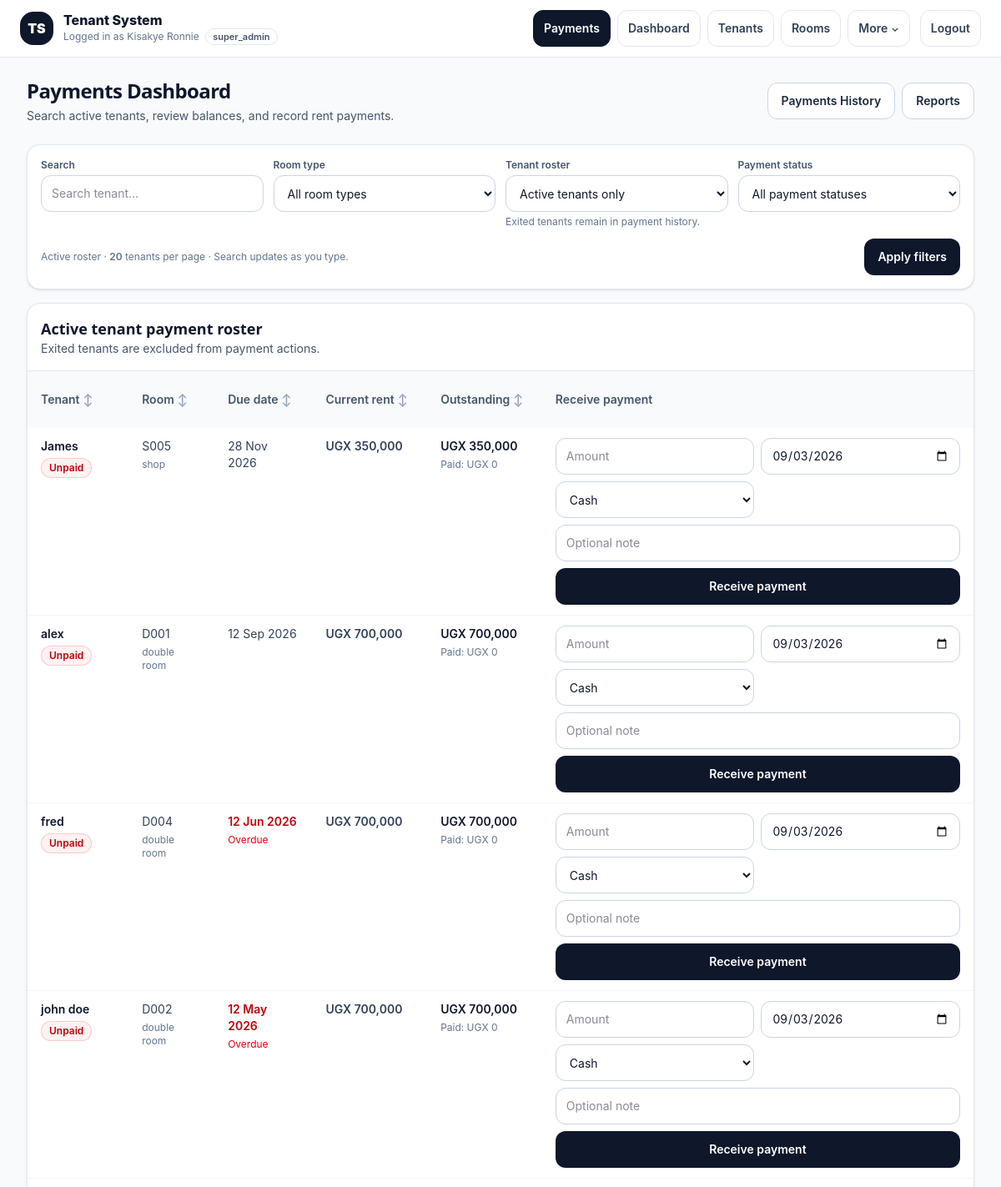
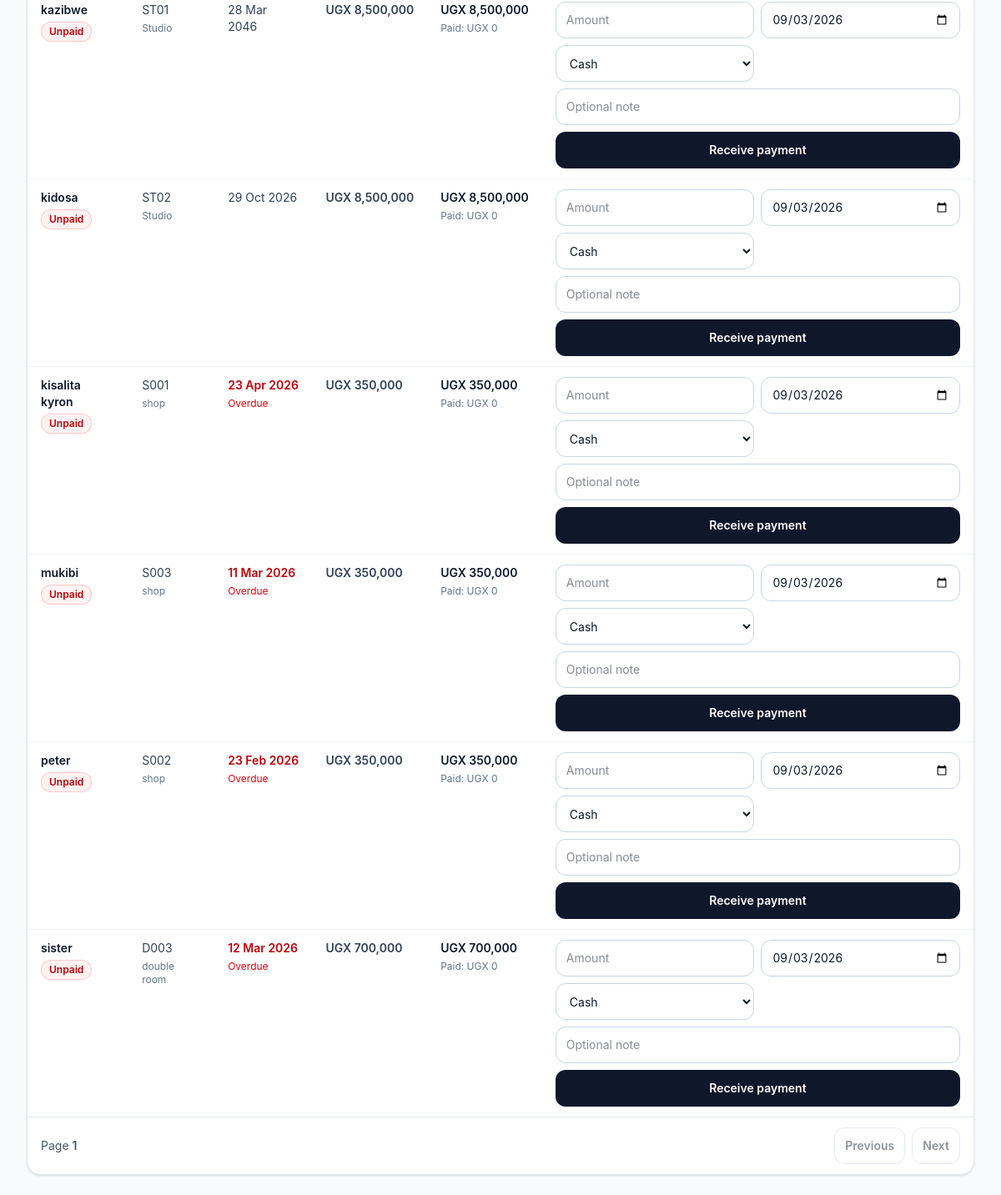
/public/payments.php (signed in), run on an earlier commit of the app's database (2 pictures, top to bottom).
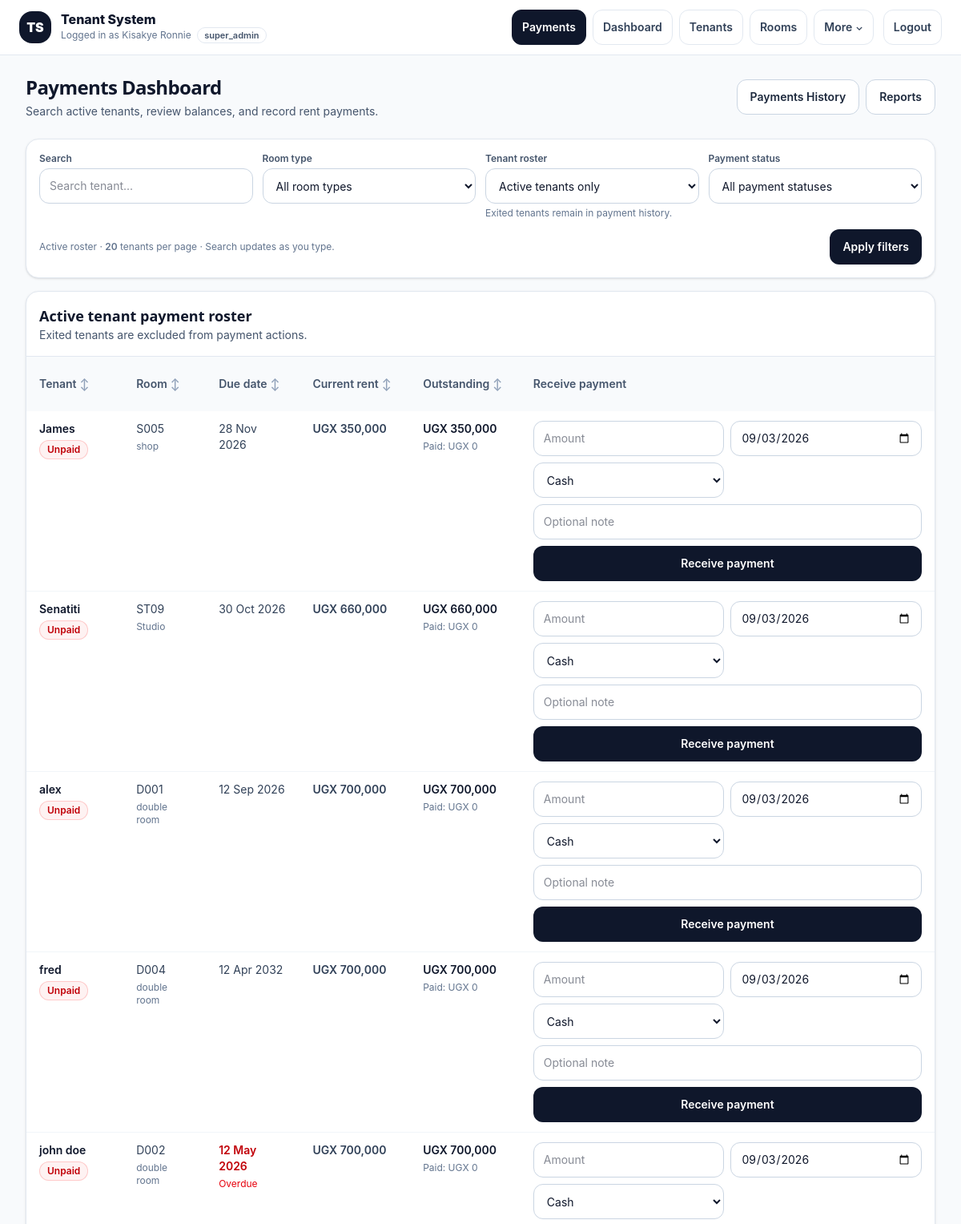
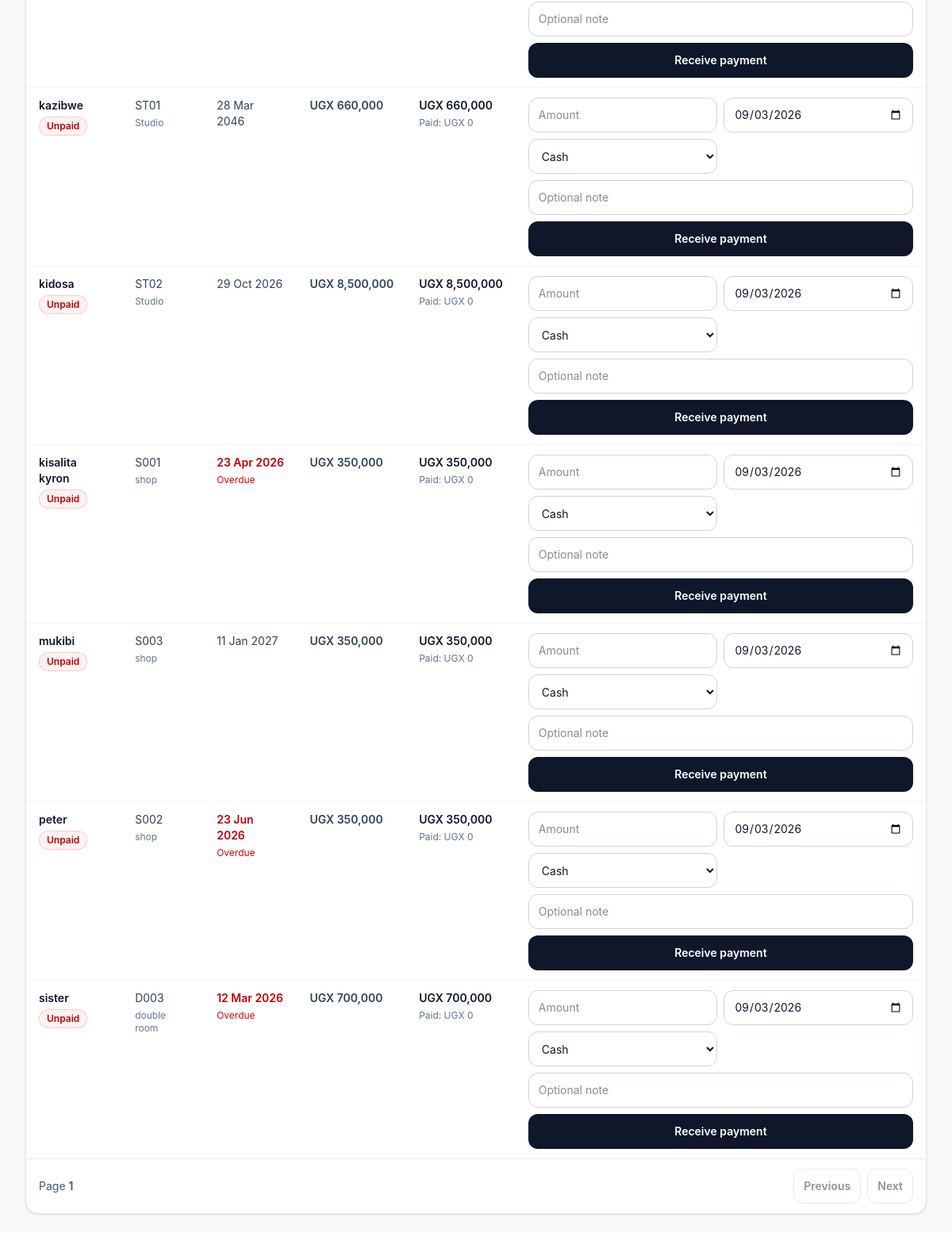
And on a later commit of the database (2 pictures, top to bottom).
### tables this page shows
CREATE TABLE "tenants" (
    id INTEGER PRIMARY KEY AUTOINCREMENT,

    admin_id INTEGER NOT NULL,
    room_id INTEGER,

    full_name TEXT NOT NULL,
    phone TEXT,
    email TEXT,

    move_in_date DATE,
    exit_date DATE,

    status TEXT DEFAULT 'active',

    rent_due_date DATE,
    rent_due_day INTEGER,
    monthly_rent REAL,

    created_at DATETIME,
    updated_at DATETIME
);

### core/helpers.php (called while the page is built, shortened)
<?php
if (!function_exists('e')) {
    function e($v): string
    {
        return htmlspecialchars((string)($v ?? ''), ENT_QUOTES | ENT_SUBSTITUTE, 'UTF-8');
    }
}
if (!function_exists('current_admin_id')) {
    function current_admin_id(): int
    {
        if (isset($_SESSION['admin']['id'])) {
            return (int)$_SESSION['admin']['id'];
        }
        return (int)($_SESSION['admin_id'] ?? 0);
    }
}
?>

### public/tenant_filter.php (called while the page is built, shortened)
<?php
function getFilteredTenants(PDO $pdo, int $admin_id, array $params): array
{
    $month = date('Y-m');
    $search = isset($params['search']) && is_scalar($params['search'])
        ? trim((string)$params['search'])
        : '';
    $roomType = isset($params['room_type']) && is_scalar($params['room_type'])
        ? trim((string)$params['room_type'])
        : '';
    $tenantStatus = isset($params['tenant_status']) && is_scalar($params['tenant_status'])
        ? strtolower(trim((string)$params['tenant_status']))
        : '';
    $paymentStatus = isset($params['payment_status']) && is_scalar($params['payment_status'])
        ? strtolower(trim((string)$params['payment_status']))
        : '';
    $tenantId = isset($params['tenant_id']) && is_scalar($params['tenant_id'])
        ? filter_var($params['tenant_id'], FILTER_VALIDATE_INT)
        : false;
    $tenantId = $tenantId === false ? 0 : max(0, (int)$tenantId);
    $limit = isset($params['limit']) && is_scalar($params['limit'])
        ? (int)$params['limit']
        : 10;
    $offset = isset($params['offset']) && is_scalar($params['offset'])
        ? (int)$params['offset']
        : 0;
    $sortOrder = isset($params['sort_order']) && is_scalar($params['sort_order'])
        && strtoupper((string)$params['sort_order']) === 'DESC'
        ? 'DESC'
        : 'ASC';
    $sortMap = [
        'full_name'              => 't.full_name',
        'room_number'            => 'r.room_number',
        'rent_due_date'          => 't.rent_due_date',
        'monthly_rent_effective' => 'monthly_rent_effective',
        'paid_this_month'        => 'paid_this_month',
        'outstanding_balance'    => 'outstanding_balance',
        'status'                 => 't.status',
    ];
    $sortKey = isset($params['sort_by']) && is_scalar($params['sort_by'])
        ? (string)$params['sort_by']
        : 'full_name';
    $sortExpr = $sortMap[$sortKey] ?? 't.full_name';
    $rentExpression = "COALESCE(
        NULLIF(t.monthly_rent, 0),
        NULLIF(r.monthly_rent, 0),
        rt.default_monthly_rent,
        0
    )";
    $sql = "
        SELECT
            t.id,
            t.full_name,
            t.phone,
            t.rent_due_date,
            t.status,
            t.exit_date,
            r.room_number,
            rt.name AS room_type,
            {$rentExpression} AS monthly_rent_effective,
            COALESCE(SUM(p.amount), 0) AS paid_this_month,
            MAX(
                0,
                {$rentExpression} - COALESCE(SUM(p.amount), 0)
            ) AS outstanding_balance
        FROM tenants t
        LEFT JOIN rooms r
            ON r.id = t.room_id
        LEFT JOIN room_types rt
            ON rt.id = r.room_type_id
        LEFT JOIN payments p
            ON p.tenant_id = t.id
            AND p.admin_id = :payment_admin_id
            AND strftime('%Y-%m', p.payment_date) = :month
        WHERE t.admin_id = :admin_id
    ";
    $bind = [
        ':admin_id'         => $admin_id,
        ':payment_admin_id' => $admin_id,
        ':month'            => $month,
    ];
    $includeExited = filter_var($params['include_exited'] ?? false, FILTER_VALIDATE_BOOLEAN);
    if (!$includeExited) {
        $sql .= "
            AND LOWER(COALESCE(t.status, '')) = 'active'
            AND t.exit_date IS NULL
        ";
    } elseif (in_array($tenantStatus, ['active', 'inactive', 'exited'], true)) {
        $sql .= " AND LOWER(COALESCE(t.status, '')) = :tenant_status ";
        $bind[':tenant_status'] = $tenantStatus;
    }
    $sql .= "
        GROUP BY
            t.id,
            t.full_name,
            t.phone,
            t.rent_due_date,
            t.status,
            t.exit_date,
            t.monthly_rent,
            r.room_number,
            r.monthly_rent,
            rt.name,
            rt.default_monthly_rent
    ";
    $sql .= " ORDER BY {$sortExpr} {$sortOrder}, t.id ASC LIMIT :limit OFFSET :offset ";
    $stmt = $pdo->prepare($sql);
    $stmt->bindValue(':admin_id', $bind[':admin_id'], PDO::PARAM_INT);
    $stmt->bindValue(':payment_admin_id', $bind[':payment_admin_id'], PDO::PARAM_INT);
    $stmt->bindValue(':month', $bind[':month'], PDO::PARAM_STR);
    foreach ($bind as $key => $value) {
        if (in_array($key, [':admin_id', ':payment_admin_id', ':month'], true)) {
            continue;
        }
        $stmt->bindValue($key, $value);
    }
    $stmt->bindValue(':limit', $limit, PDO::PARAM_INT);
    $stmt->bindValue(':offset', $offset, PDO::PARAM_INT);
    $stmt->execute();
    $rows = $stmt->fetchAll(PDO::FETCH_ASSOC) ?: [];
    foreach ($rows as &$tenant) {
        $tenant['monthly_rent_effective'] = (float)($tenant['monthly_rent_effective'] ?? 0);
        $tenant['paid_this_month'] = (float)($tenant['paid_this_month'] ?? 0);
    }
    return $rows;
}

### public/partials/payment_tenant_rows.php (the view, shortened to what the rows shown need)
<?php
if (!function_exists('paymentChip')) {
    function paymentChip(string $label, string $tone): string
    {
        $map = [
            'slate' => 'bg-slate-100 text-slate-700 ring-slate-200',
            'red'   => 'bg-red-50 text-red-700 ring-red-200',
            'green' => 'bg-emerald-50 text-emerald-700 ring-emerald-200',
            'amber' => 'bg-amber-50 text-amber-700 ring-amber-200',
            'blue'  => 'bg-sky-50 text-sky-700 ring-sky-200',
        ];
        $classes = $map[$tone] ?? $map['slate'];
        return '<span class="inline-flex items-center rounded-full px-2.5 py-1 text-xs font-semibold ring-1 ring-inset ' . $classes . '">' . e($label) . '</span>';
    }
}
$tenants = $tenants ?? [];
$paymentFormData = $paymentFormData ?? [];
$paymentActionQuery = $paymentActionQuery ?? [];
$paymentAction = 'payments.php';
if ($paymentActionQuery) {
    $paymentAction .= '?' . http_build_query($paymentActionQuery);
}
$today = date('Y-m-d');
$postedTenantId = (int)($paymentFormData['tenant_id'] ?? 0);
?>
<?php foreach ($tenants as $tenant): ?>
  <?php
    $tenantId = (int)($tenant['id'] ?? 0);
    $tenantName = (string)($tenant['full_name'] ?? '');
    $dueRaw = (string)($tenant['rent_due_date'] ?? '');
    $dueTimestamp = $dueRaw !== '' ? strtotime($dueRaw) : false;
    $isOverdue = $dueTimestamp !== false && $dueTimestamp < strtotime($today);
    $rent = (float)($tenant['monthly_rent_effective'] ?? 0);
    $paid = (float)($tenant['paid_this_month'] ?? 0);
    $outstanding = (float)($tenant['outstanding_balance'] ?? 0);
    if ($rent <= 0) {
        $statusChip = paymentChip('Rent missing', 'red');
    } elseif ($outstanding <= 0.00001) {
        $statusChip = paymentChip('Paid', 'green');
    } elseif ($paid > 0) {
        $statusChip = paymentChip('Partial', 'amber');
    } else {
        $statusChip = paymentChip('Unpaid', 'red');
    }
    $isPostedTenant = $postedTenantId === $tenantId;
    $amountValue = $isPostedTenant ? (string)($paymentFormData['amount'] ?? '') : '';
    $dateValue = $isPostedTenant
        ? (string)($paymentFormData['payment_date'] ?? $today)
        : $today;
    $methodValue = $isPostedTenant
        ? (string)($paymentFormData['method'] ?? 'cash')
        : 'cash';
    $noteValue = $isPostedTenant ? (string)($paymentFormData['note'] ?? '') : '';
  ?>
  <tr class="align-top hover:bg-slate-50">
    <td class="px-4 py-3">
      <div class="font-semibold text-slate-900"><?= e($tenantName) ?></div>
      <div class="mt-1"><?= $statusChip ?></div>
    </td>
    <td class="px-4 py-3 text-slate-700">
      <?= e($tenant['room_number'] ?? '-') ?>
      <?php if (!empty($tenant['room_type'])): ?>
        <div class="mt-1 text-xs text-slate-500"><?= e($tenant['room_type']) ?></div>
      <?php endif; ?>
    </td>
    <td class="px-4 py-3">
      <div class="<?= $isOverdue ? 'font-semibold text-red-700' : 'text-slate-700' ?>">
        <?= e($dueTimestamp !== false ? date('d M Y', $dueTimestamp) : '—') ?>
      </div>
      <?php if ($isOverdue): ?>
        <div class="mt-1 text-xs text-red-600">Overdue</div>
      <?php endif; ?>
    </td>
    <td class="px-4 py-3 whitespace-nowrap font-semibold text-slate-700">
      UGX <?= e(number_format($rent, 0)) ?>
    </td>
    <td class="px-4 py-3 whitespace-nowrap">
      <div class="font-semibold <?= $outstanding > 0 ? 'text-slate-900' : 'text-emerald-700' ?>">
        UGX <?= e(number_format($outstanding, 0)) ?>
      </div>
      <div class="mt-1 text-xs text-slate-500">Paid: UGX <?= e(number_format($paid, 0)) ?></div>
    </td>
    <td class="px-4 py-3">
      <form method="post" action="<?= e($paymentAction) ?>" class="flex min-w-[520px] flex-col gap-2 lg:min-w-0" data-payment-form>
        <div class="grid grid-cols-1 gap-2 sm:grid-cols-2 xl:grid-cols-5">
          <div>
            <input
              id="payment_amount_<?= $tenantId ?>"
              type="number"
              name="amount"
              min="0.01"
              step="0.01"
              inputmode="decimal"
              required
              value="<?= e($amountValue) ?>"
              placeholder="Amount"
              class="min-h-11 w-full rounded-xl border border-slate-300 bg-white px-3 py-2 text-sm outline-none transition focus:border-slate-500 focus:ring-2 focus:ring-slate-200"
            >
          </div>
          <div>
            <input
              id="payment_date_<?= $tenantId ?>"
              type="date"
              name="payment_date"
              value="<?= e($dateValue) ?>"
              required
              class="min-h-11 w-full rounded-xl border border-slate-300 bg-white px-3 py-2 text-sm outline-none transition focus:border-slate-500 focus:ring-2 focus:ring-slate-200"
            >
          </div>
          <div>
            <select
              id="payment_method_<?= $tenantId ?>"
              name="method"
              class="min-h-11 w-full rounded-xl border border-slate-300 bg-white px-3 py-2 text-sm outline-none transition focus:border-slate-500 focus:ring-2 focus:ring-slate-200"
            >
              <option value="cash" <?= $methodValue === 'cash' ? 'selected' : '' ?>>Cash</option>
            </select>
          </div>
          <div class="sm:col-span-2 xl:col-span-2">
            <input
              id="payment_note_<?= $tenantId ?>"
              type="text"
              name="note"
              maxlength="160"
              value="<?= e($noteValue) ?>"
              placeholder="Optional note"
              class="min-h-11 w-full rounded-xl border border-slate-300 bg-white px-3 py-2 text-sm outline-none transition focus:border-slate-500 focus:ring-2 focus:ring-slate-200"
            >
          </div>
        </div>
        <button
          type="submit"
          name="receive_payment"
          value="1"
          data-payment-submit
          data-submitting-label="Saving…"
          class="inline-flex min-h-11 w-full items-center justify-center rounded-xl bg-slate-900 px-4 py-2 text-sm font-semibold text-white transition hover:bg-slate-800 focus-visible:outline-2 focus-visible:outline-offset-2 focus-visible:outline-slate-900 disabled:cursor-not-allowed disabled:opacity-60 sm:w-auto"
        >
          Receive payment
        </button>
      </form>
    </td>
  </tr>
<?php endforeach; ?>

What changed in the data, as far as the page shows it:
added tenants: full_name "Senatiti", room_number "ST09", room_type "Studio", rent_due_date "30 Oct 2026", rent "660,000", outstanding "660,000", paid "0", payment_date "09/03/2026", method "Cash"
changed tenants "fred": rent_due_date "12 Jun 2026" → "12 Apr 2032"; no longer shows "Overdue"
computed for tenants "kazibwe": rent "8,500,000" → "660,000"; outstanding "8,500,000" → "660,000"
changed tenants "mukibi": rent_due_date "11 Mar 2026" → "11 Jan 2027"; no longer shows "Overdue"
changed tenants "peter": rent_due_date "23 Feb 2026" → "23 Jun 2026"
